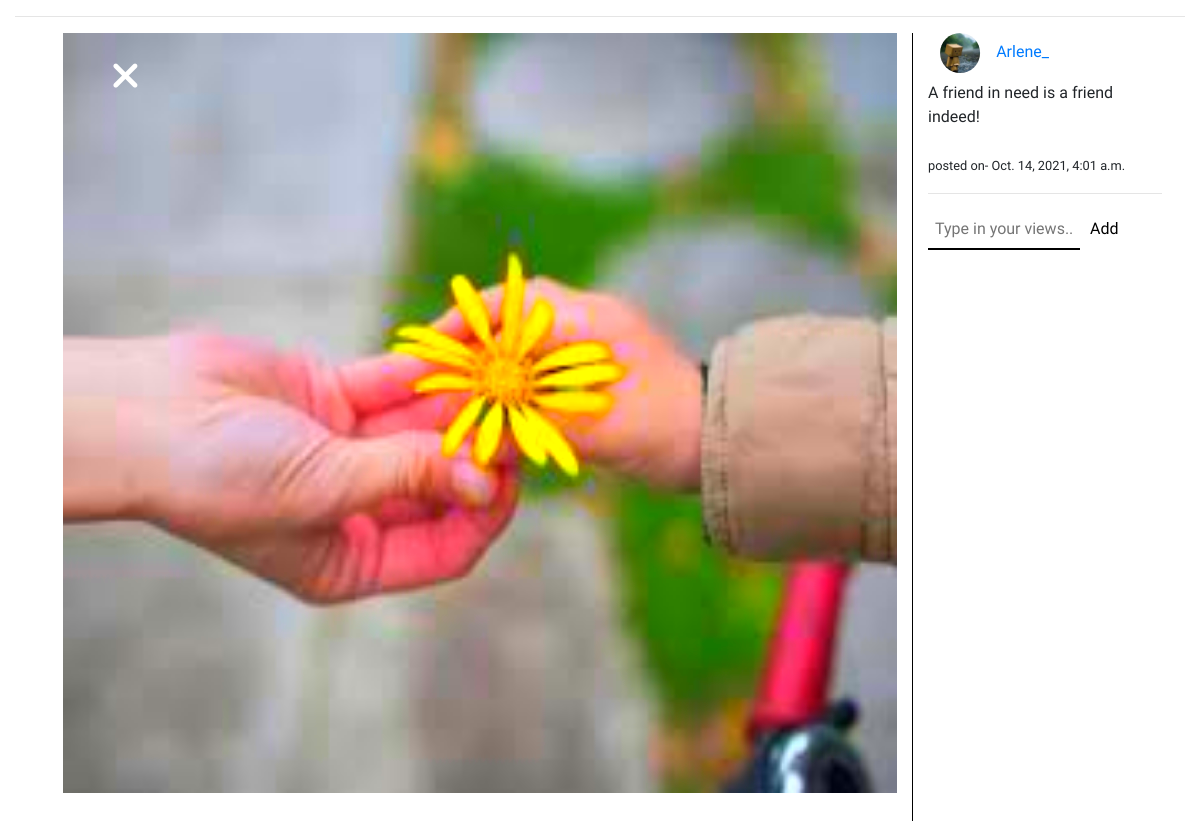
The page /social/addcommentspecific21 on the database its author committed.
### Social/models.py (models this page shows, shortened)
class Post(models.Model):
	caption=models.CharField(max_length=2000)
	image=models.ImageField(blank=True,upload_to='images/')
	time=models.DateTimeField()
	profile=models.ForeignKey(Profile,on_delete=models.CASCADE)
	comments=models.ManyToManyField('Comment',blank=True)
	filterNum=models.IntegerField(blank=True,null=True)
	likes=models.IntegerField(blank=True,null=True,default=0)
	pLiked=models.ManyToManyField(User,null=True,blank=True)

class Profile(models.Model):
	pimage=models.ImageField(blank=True,null=True,default='user.png',upload_to='images/')
	user=models.OneToOneField(User,on_delete=models.CASCADE)
	bio=models.CharField(max_length=200)
	followers=models.ManyToManyField('self',null=True,blank=True,related_name='f1',symmetrical=False)
	following=models.ManyToManyField('self',null=True,blank=True,related_name='f2',symmetrical=False)

### Social/views.py (the view, shortened to what this page needs)
# urls.py: path('addcommentspecific<pk>',views.add_comment_specific,name='add_comment_specific'),
def add_comment_specific(request,pk):
	post=Post.objects.get(pk=pk)
	return render(request,'comments.html',{'post':post})

### Social/templates/comments.html (shortened to what this page needs)
{% extends 'base.html'%}
{% block content%}
<div class='container-fluid'>
	<hr>
	<div class='pl-5 row'>
		<div class='col-sm-9 d-flex justify-content-center'>
			<a class='clickable' href="{% url 'Social:index'%}#{{post.pk}}"><br ><small><i class="fas fa-times fa-3x fix pl-5"></i></small></a>
			{% if post.filterNum == 4 %}<img style="filter:saturate(3)" class='img1' src="{{post.image.url}}" alt='problem'>{% endif%}
		</div>
		<div class='col-sm-3'>
			<div class='row'>
				<div class='col-sm-11 comments'>
					<h6> <img src='{{post.profile.pimage.url}}'
						class='round' alt='problem' height="40px" weight='40px'> <a href="">{{post.profile.user.username}}</a>
					</h6>
					<p class=''> {{post.caption}} <br><br><small>posted on-  {{post.time}}</small> </p>
					<hr>
					<div class=''>
							<form method="POST" action="{% url 'Social:add_comment_specific' pk=post.pk %}">
								<input class='inputcomment' type="text" name="comment" placeholder="Type in your views..">
								<button class='commentbutton' type="submit">Add</button>
							</form>
					</div>
				</div>
			</div>
		</div>
	</div>
</div>
{% endblock%}

### Social/templates/base.html (style rules this page uses)
body { font-family: 'ABeeZee', sans-serif; }

### Social/templates/comments.html (style rules this page uses)
.round { clip-path: circle(); }
.img1 { height:95vh; max-width: 100%; }
.fix { position:fixed; z-index: 1; color: white; }
input { width: 65%; border: none; border-bottom: 2px solid black; padding: 7px; }
button { background-color: Transparent; background-repeat:no-repeat; border: none; cursor:pointer; overflow: hidden; outline:none; }
.clickable { cursor: pointer; }

### rows shown on the page
Post: image (picture), profile.pimage (picture), profile.user.username "Arlene_", caption "A friend in need is a friend indeed!", time "Oct. 14, 2021, 4:01 a.m."
